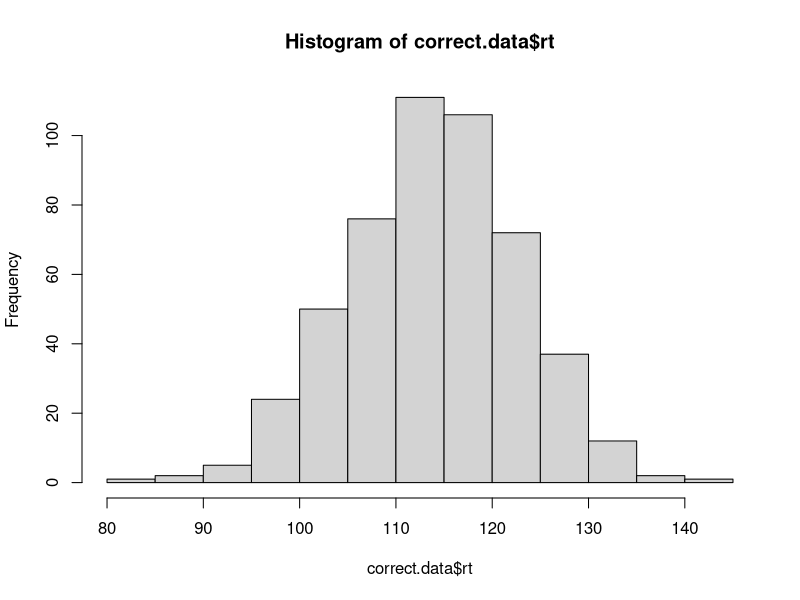
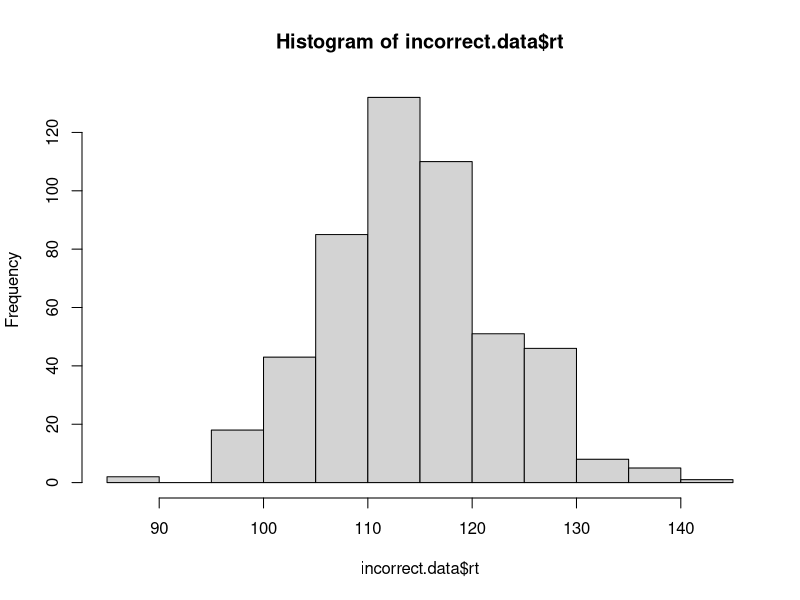

Here is the R script that generated these plots, in order:
# implement the model by filling in the function below
# the model should return a data frame with two columns: correct and rt
# the correct column should be TRUE or FALSE, and rt should contain the
# number of steps it took to reach the criterion.

# note that the function takes four arguments:
# samples is the number of samples to draw from the model
# rate.1 is the evidence accumulation rate for the correct response (default value is 40)
# rate.2 is the evidence accumulation rate for the incorrect response (default value is 40)
# criterion is the threshold for a response (default value is 3)

# one oddity: note that higher values for rate.1 and rate.2 will actually produce slower RTs.
# this is because the rate parameter is controlling the rate of decay of the exponential distribution,
# so faster rates mean that less evidence is likely to accumulate on each step. we could make
# these parameters more intuitive by taking 1/rate.1 and 1/rate.2 as the values to rexp().

accumulator.model <- function(samples, rate.1=40, rate.2=40, criterion=3){
  
  accuracy.array <- c()
  rt.array <- c()
  
for(i in 1:samples){
  
  cEvd <- 0
  fEvd <- 0
  cRep <- 0
  fRep <- 0
  
  repeat{
    cVal <- rexp(1, rate.1)
    fVal <- rexp(1, rate.2)
    
    cEvd <- cEvd + cVal
    fEvd <- fEvd + fVal
    
    cRep <- cRep + 1
    fRep <- fRep + 1
    
  if(cEvd > criterion || fEvd > criterion){
    
    if(cEvd > criterion){
      accuracy.array[i] <- TRUE
      rt.array[i] <- cRep
    }
    else if(cEvd > criterion && fEvd > criterion){
      if(cEvd > fEvd){
      accuracy.array[i] <- TRUE
      rt.array[i] <- cRep
      }else{
        accuracy.array[i] <- TRUE
        rt.array[i] <- fRep
      }
      
      }
    else{
      accuracy.array[i] <- FALSE
      rt.array[i] <- fRep
    }
    break
  }}}
  
  output <- data.frame(
    correct = accuracy.array,
    rt = rt.array
  )
  
  return(output)
}

# test the model ####

# if the model is working correctly, then the line below should generate a data frame with 
# 1000 samples and about half of the samples should be correct. the average rt will probably
# be around 112, but might vary from that by a bit.

initial.test <- accumulator.model(1000)
sum(initial.test$correct) / length(initial.test$correct) # should be close to 0.5
mean(initial.test$rt) # should be about 112

# visualize the RT distributions ####

# we can use dplyr to filter the data and visualize the correct and incorrect RT distributions

library(dplyr)

correct.data <- initial.test %>% filter(correct==TRUE)
incorrect.data <- initial.test %>% filter(correct==FALSE)

hist(correct.data$rt)
hist(incorrect.data$rt)
